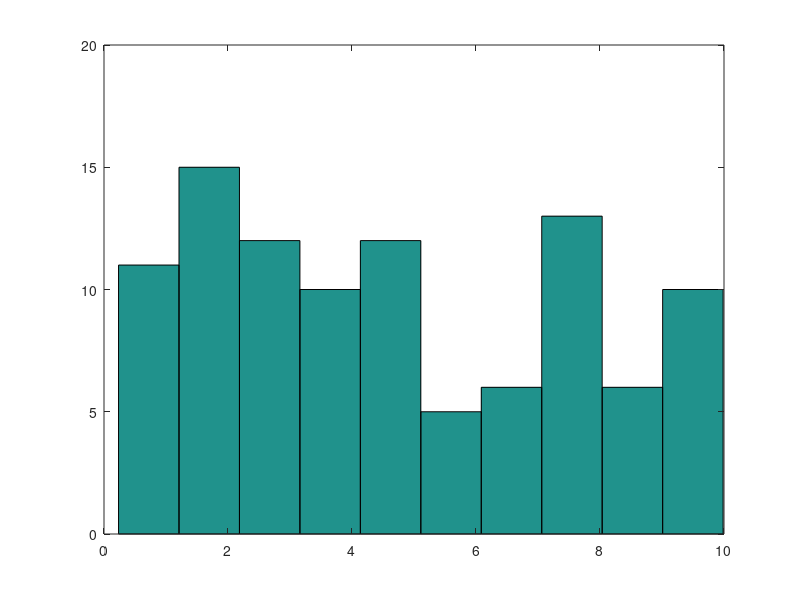

The MATLAB source for this figure:
% Create random data for the sake of the example
data = 10*rand(1,100);
% Draw the histogram
hist(data);
% Get information about the same 
% histogram by returning arguments
[n,x] = hist(data);